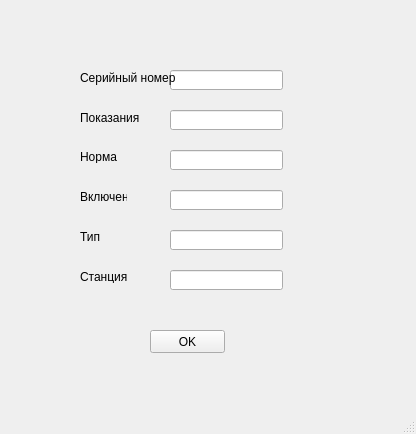
<?xml version="1.0" encoding="UTF-8"?>
<ui version="4.0">
 <class>EditSensors</class>
 <widget class="QMainWindow" name="EditSensors">
  <property name="geometry">
   <rect>
    <x>0</x>
    <y>0</y>
    <width>416</width>
    <height>434</height>
   </rect>
  </property>
  <property name="windowTitle">
   <string>MainWindow</string>
  </property>
  <widget class="QWidget" name="centralwidget">
   <widget class="QLineEdit" name="lineEdit">
    <property name="geometry">
     <rect>
      <x>170</x>
      <y>70</y>
      <width>113</width>
      <height>20</height>
     </rect>
    </property>
   </widget>
   <widget class="QLineEdit" name="lineEdit_2">
    <property name="geometry">
     <rect>
      <x>170</x>
      <y>110</y>
      <width>113</width>
      <height>20</height>
     </rect>
    </property>
   </widget>
   <widget class="QLineEdit" name="lineEdit_3">
    <property name="geometry">
     <rect>
      <x>170</x>
      <y>150</y>
      <width>113</width>
      <height>20</height>
     </rect>
    </property>
   </widget>
   <widget class="QLineEdit" name="lineEdit_4">
    <property name="geometry">
     <rect>
      <x>170</x>
      <y>190</y>
      <width>113</width>
      <height>20</height>
     </rect>
    </property>
   </widget>
   <widget class="QLabel" name="label">
    <property name="geometry">
     <rect>
      <x>80</x>
      <y>70</y>
      <width>101</width>
      <height>16</height>
     </rect>
    </property>
    <property name="text">
     <string>Серийный номер</string>
    </property>
   </widget>
   <widget class="QLabel" name="label_2">
    <property name="geometry">
     <rect>
      <x>80</x>
      <y>110</y>
      <width>61</width>
      <height>16</height>
     </rect>
    </property>
    <property name="text">
     <string>Показания</string>
    </property>
   </widget>
   <widget class="QLabel" name="label_3">
    <property name="geometry">
     <rect>
      <x>80</x>
      <y>150</y>
      <width>47</width>
      <height>13</height>
     </rect>
    </property>
    <property name="text">
     <string>Норма</string>
    </property>
   </widget>
   <widget class="QLabel" name="label_4">
    <property name="geometry">
     <rect>
      <x>80</x>
      <y>190</y>
      <width>47</width>
      <height>13</height>
     </rect>
    </property>
    <property name="text">
     <string>Включен</string>
    </property>
   </widget>
   <widget class="QPushButton" name="okButton">
    <property name="geometry">
     <rect>
      <x>150</x>
      <y>330</y>
      <width>75</width>
      <height>23</height>
     </rect>
    </property>
    <property name="text">
     <string>OK</string>
    </property>
   </widget>
   <widget class="QLineEdit" name="lineEdit_5">
    <property name="geometry">
     <rect>
      <x>170</x>
      <y>230</y>
      <width>113</width>
      <height>20</height>
     </rect>
    </property>
   </widget>
   <widget class="QLineEdit" name="lineEdit_6">
    <property name="geometry">
     <rect>
      <x>170</x>
      <y>270</y>
      <width>113</width>
      <height>20</height>
     </rect>
    </property>
   </widget>
   <widget class="QLabel" name="label_5">
    <property name="geometry">
     <rect>
      <x>80</x>
      <y>230</y>
      <width>47</width>
      <height>13</height>
     </rect>
    </property>
    <property name="text">
     <string>Тип</string>
    </property>
   </widget>
   <widget class="QLabel" name="label_6">
    <property name="geometry">
     <rect>
      <x>80</x>
      <y>270</y>
      <width>47</width>
      <height>13</height>
     </rect>
    </property>
    <property name="text">
     <string>Станция</string>
    </property>
   </widget>
  </widget>
  <widget class="QMenuBar" name="menubar">
   <property name="geometry">
    <rect>
     <x>0</x>
     <y>0</y>
     <width>416</width>
     <height>21</height>
    </rect>
   </property>
  </widget>
  <widget class="QStatusBar" name="statusbar"/>
 </widget>
 <resources/>
 <connections/>
</ui>
